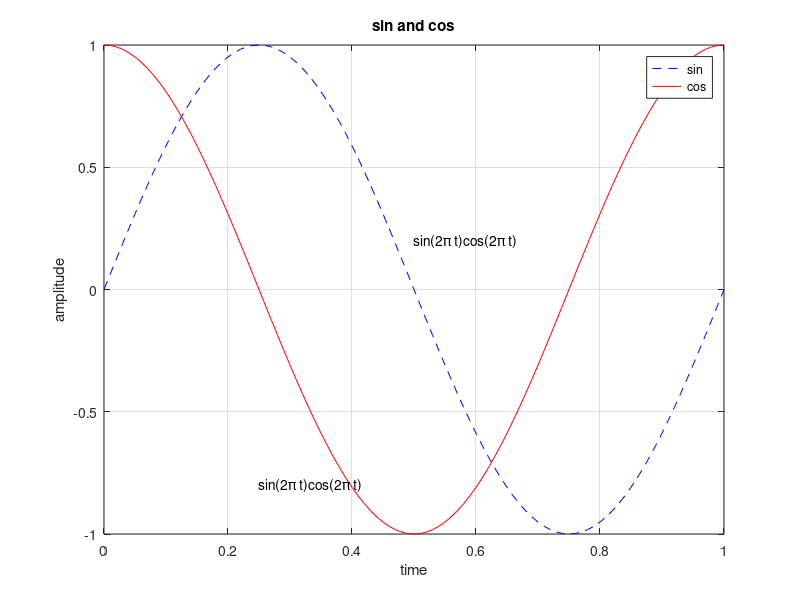

Write MATLAB code to recreate this figure.
t=0:0.01:1;
z1=sin(2*pi*t);
z2=cos(2*pi*t);

figure;
plot(t,z1,'--b')
hold on
plot(t,z2,'r')


x0=[0.5;0.25];
y0=[0.2;-0.8];

s=['sin(2\pi t)','cos(2\pi t)'];

text(x0,y0,s); 

title('sin and cos');
legend('sin','cos')
xlabel('time')
ylabel('amplitude')

grid on